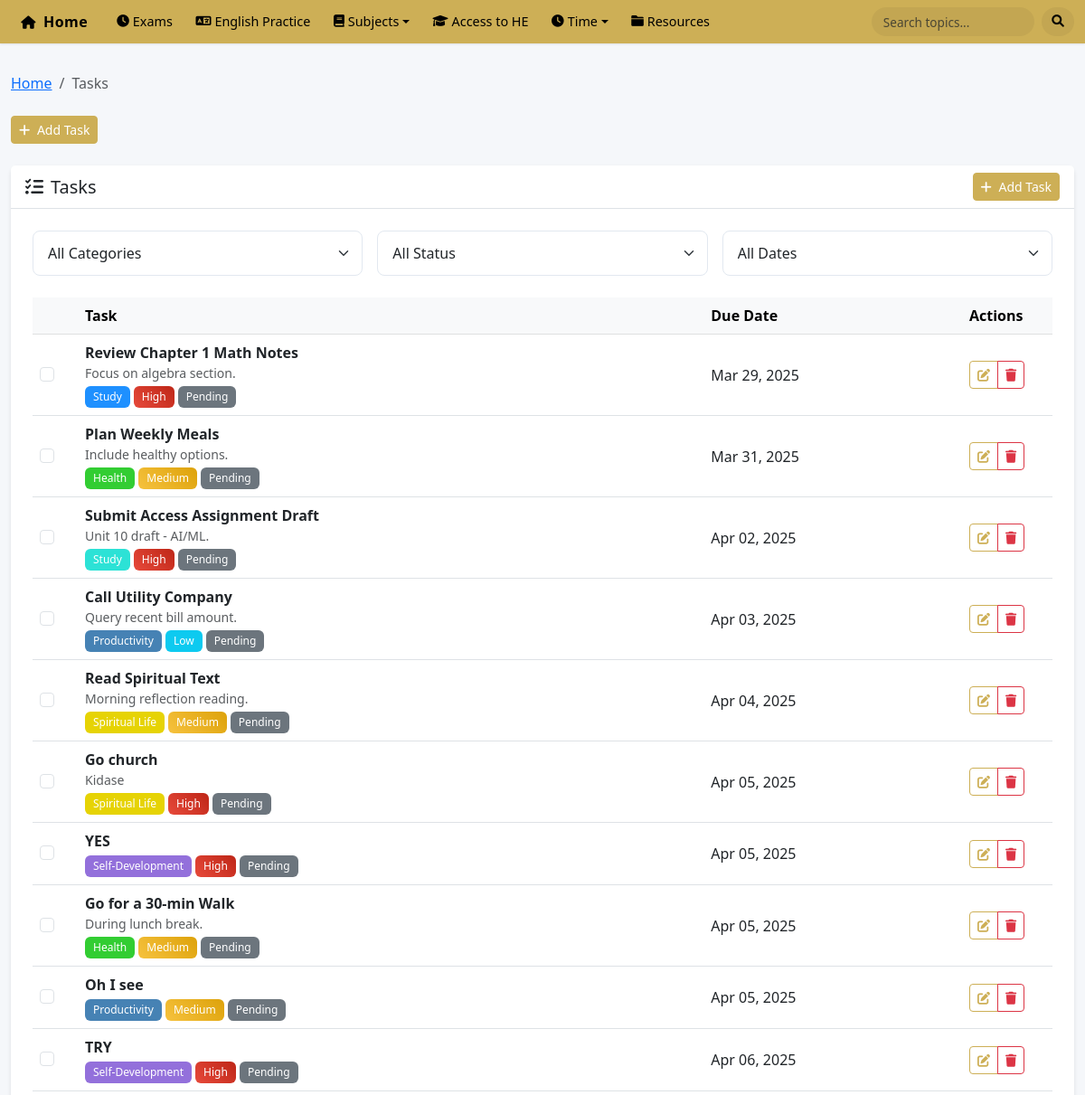
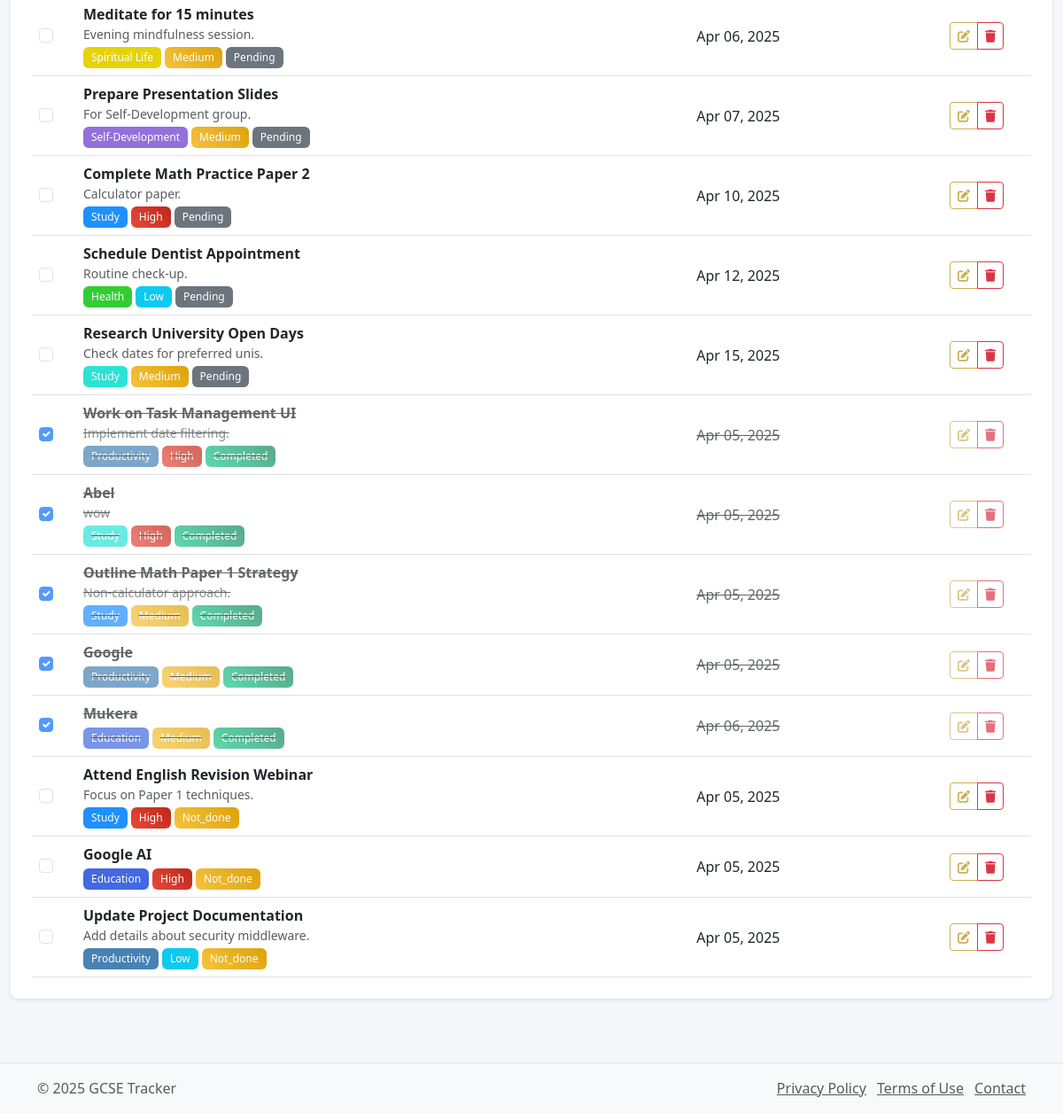
/pages/tasks.php, run on an earlier commit of the app's database (2 pictures, top to bottom).
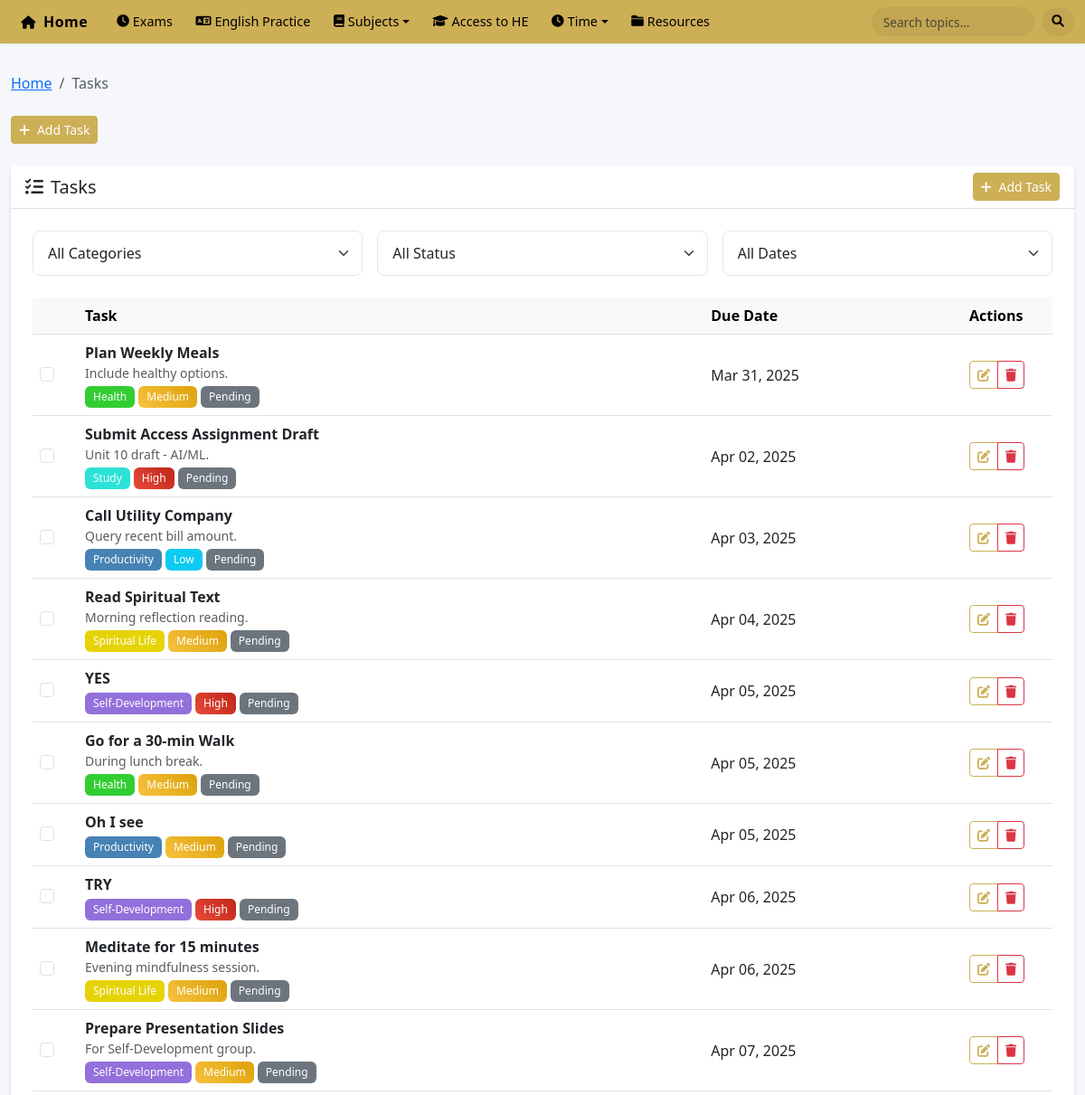
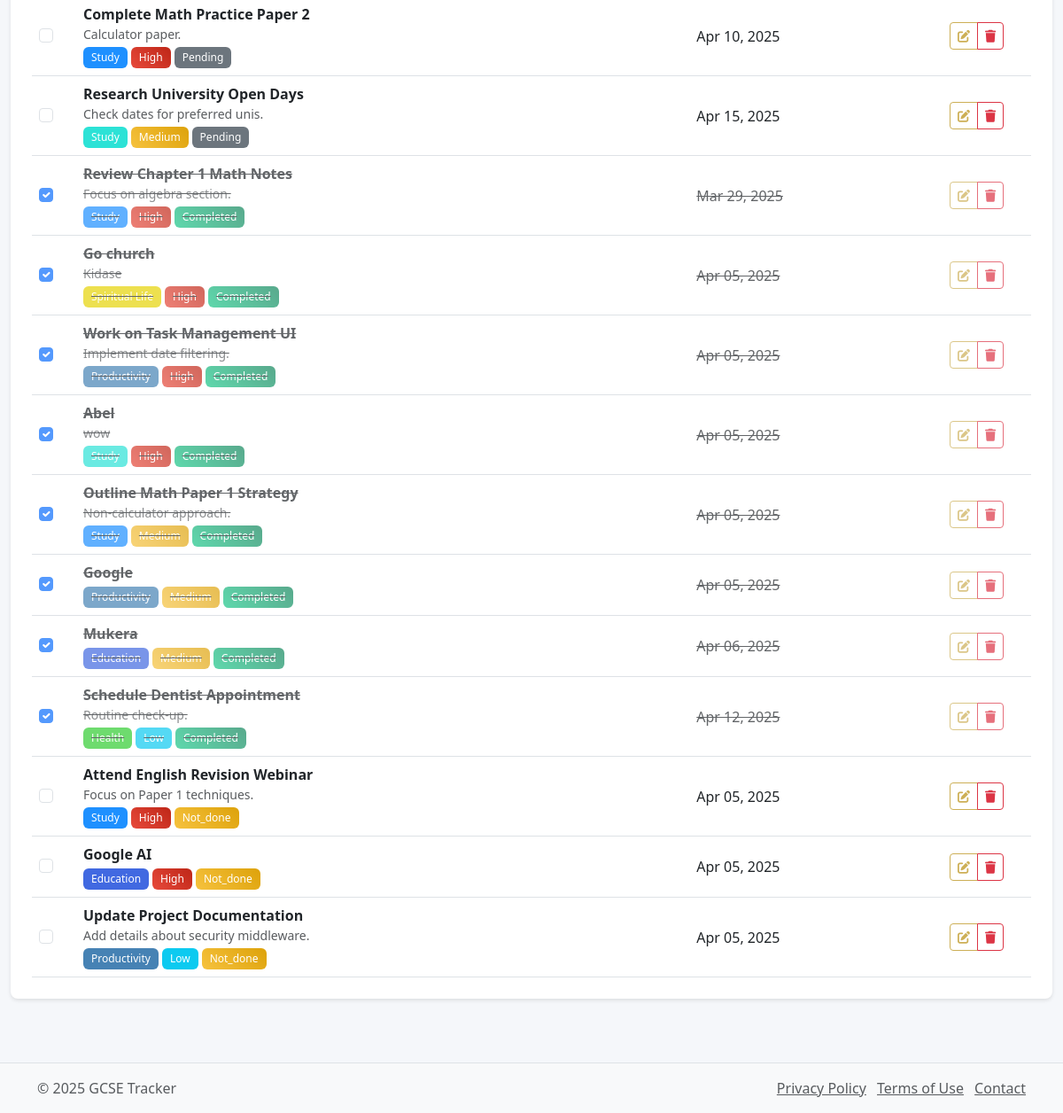
And on a later commit of the database (2 pictures, top to bottom).
### tables this page shows
CREATE TABLE `tasks` (
  `id` int(11) NOT NULL,
  `category_id` int(11) NOT NULL,
  `parent_task_id` int(11) DEFAULT NULL COMMENT 'For subtasks - references parent task',
  `title` varchar(255) NOT NULL,
  `description` text DEFAULT NULL,
  `task_type` enum('one-time','recurring') NOT NULL DEFAULT 'one-time',
  `priority` enum('low','medium','high') NOT NULL DEFAULT 'medium',
  `estimated_duration` int(11) DEFAULT 0 COMMENT 'Estimated duration in minutes',
  `due_date` date DEFAULT NULL,
  `due_time` time DEFAULT NULL,
  `status` enum('pending','in_progress','completed','not_done','snoozed') DEFAULT 'pending',
  `completion_percentage` decimal(5,2) DEFAULT 0.00,
  `is_active` tinyint(1) DEFAULT 1,
  `created_at` timestamp NOT NULL DEFAULT current_timestamp(),
  `updated_at` timestamp NOT NULL DEFAULT current_timestamp() ON UPDATE current_timestamp()
);

CREATE TABLE `task_categories` (
  `id` int(11) NOT NULL,
  `name` varchar(50) NOT NULL,
  `description` text DEFAULT NULL,
  `icon` varchar(50) DEFAULT 'fas fa-tasks' COMMENT 'Font Awesome icon class name',
  `color` varchar(7) DEFAULT '#6c757d',
  `display_order` int(11) DEFAULT 0,
  `is_active` tinyint(1) DEFAULT 1,
  `created_at` timestamp NOT NULL DEFAULT current_timestamp(),
  `updated_at` timestamp NOT NULL DEFAULT current_timestamp() ON UPDATE current_timestamp()
);

### pages/tasks.php (the view, shortened to what this page needs)
<?php
$breadcrumbs = [
    'Tasks' => null
];
$page_actions = '
<button type="button" class="btn btn-primary btn-sm" data-bs-toggle="modal" data-bs-target="#addTaskModal">
    <i class="fas fa-plus me-1"></i> Add Task
</button>
';
require_once '../config/db_connect.php';
$tasks_query = "SELECT t.*, c.name as category_name, c.color as category_color
               FROM tasks t
               JOIN task_categories c ON t.category_id = c.id
               ORDER BY t.status ASC, t.due_date ASC, t.priority DESC";
$tasks_result = $conn->query($tasks_query);
include '../includes/header.php';
?>
<div id="alert-container" class="position-fixed top-0 end-0 p-3" style="z-index: 1050;"></div>
<div class="card mb-4">
    <div class="card-header bg-white">
        <div class="d-flex justify-content-between align-items-center flex-wrap gap-2">
            <h5 class="mb-0"><i class="fas fa-tasks me-2"></i>Tasks</h5>
            <button type="button" class="btn btn-primary btn-sm" data-bs-toggle="modal" data-bs-target="#addTaskModal">
                <i class="fas fa-plus me-1"></i> Add Task
            </button>
        </div>
    </div>
    <div class="card-body">
        <div class="row mb-4 g-3">
            <div class="col-md-4">
                <select class="form-select" id="categoryFilter">
                    <option value="">All Categories</option>
                </select>
            </div>
            <div class="col-md-4">
                <select class="form-select" id="statusFilter">
                    <option value="">All Status</option>
                </select>
            </div>
            <div class="col-md-4">
                <select class="form-select" id="dateFilter">
                    <option value="">All Dates</option>
                </select>
            </div>
        </div>
        <?php if ($tasks_result->num_rows > 0): ?>
            <div class="table-responsive">
                <table class="table table-hover align-middle" id="tasksTable">
                    <thead class="table-light">
                        <tr>
                            <th style="width: 50px;"></th>
                            <th>Task</th>
                            <th class="d-none d-md-table-cell">Due Date</th>
                            <th style="width: 100px;">Actions</th>
                        </tr>
                    </thead>
                    <tbody>
                        <?php
                        $tasks_result->data_seek(0);
                        while ($task = $tasks_result->fetch_assoc()):
                        ?>
                            <tr class="task-row <?php echo $task['status'] == 'completed' ? 'completed-task' : ''; ?>"
                                data-category="<?php echo $task['category_id']; ?>"
                                data-status="<?php echo $task['status']; ?>"
                                data-due-date="<?php echo $task['due_date']; ?>">
                                <td>
                                    <div class="form-check">
                                        <input class="form-check-input task-checkbox" type="checkbox" value="<?php echo $task['id']; ?>"
                                               <?php echo $task['status'] == 'completed' ? 'checked' : ''; ?>>
                                    </div>
                                </td>
                                <td>
                                    <div class="d-flex flex-column">
                                        <strong><?php echo htmlspecialchars($task['title']); ?></strong>
                                        <?php if ($task['description']): ?>
                                            <small class="text-muted"><?php echo htmlspecialchars($task['description']); ?></small>
                                        <?php endif; ?>
                                        <div class="d-flex flex-wrap gap-1 mt-1">
                                            <span class="badge" style="background-color: <?php echo htmlspecialchars($task['category_color']); ?>">
                                                <?php echo htmlspecialchars($task['category_name']); ?>
                                            </span>
                                            <span class="badge bg-<?php echo $task['priority'] == 'high' ? 'danger' : ($task['priority'] == 'medium' ? 'warning' : 'info'); ?>">
                                                <?php echo ucfirst($task['priority']); ?>
                                            </span>
                                            <span class="badge bg-<?php echo $task['status'] == 'completed' ? 'success' : ($task['status'] == 'pending' ? 'secondary' : 'warning'); ?>">
                                                <?php echo ucfirst($task['status']); ?>
                                            </span>
                                        </div>
                                    </div>
                                </td>
                                <td class="d-none d-md-table-cell">
                                    <?php echo $task['due_date'] ? date('M d, Y', strtotime($task['due_date'])) : '-'; ?>
                                </td>
                                <td>
                                    <div class="btn-group btn-group-sm">
                                        <button type="button" class="btn btn-outline-primary edit-task" data-task-id="<?php echo $task['id']; ?>">
                                            <i class="fas fa-edit"></i>
                                        </button>
                                        <button type="button" class="btn btn-outline-danger delete-task" data-task-id="<?php echo $task['id']; ?>">
                                            <i class="fas fa-trash"></i>
                                        </button>
                                    </div>
                                </td>
                            </tr>
                        <?php endwhile; ?>
                    </tbody>
                </table>
            </div>
        <?php endif; ?>
    </div>
</div>
<?php
include '../includes/footer.php';
?>

### includes/header.php (shortened to what this page needs)
<?php
$current_page = basename($_SERVER['PHP_SELF']);
?>
<!DOCTYPE html>
<html lang="en">
<head>
    <link href="https://cdn.jsdelivr.net/npm/bootstrap@5.3.0-alpha1/dist/css/bootstrap.min.css" rel="stylesheet">
    <link rel="stylesheet" href="https://cdnjs.cloudflare.com/ajax/libs/font-awesome/6.0.0/css/all.min.css">
    <link rel="stylesheet" href="/assets/css/main.css">
    <link rel="stylesheet" href="/assets/css/responsive.css">
    <link href="https://cdn.jsdelivr.net/npm/flatpickr/dist/flatpickr.min.css" rel="stylesheet">
    <link href="/assets/css/reports.css" rel="stylesheet">
    <?php
    $current_page_directory = basename(dirname($_SERVER['PHP_SELF']));
    ?>
</head>
<body>
    <div class="wrapper">
        <nav class="navbar navbar-expand-lg">
            <div class="container-fluid">
                <a class="navbar-brand" href="/index.php">
                    <i class="fas fa-home me-2"></i>Home
                </a>
                <div class="collapse navbar-collapse" id="navbarNav">
                    <ul class="navbar-nav me-auto">
                        <li class="nav-item">
                            <a href="/pages/exam_countdown.php" class="nav-link <?php echo $current_page == 'exam_countdown.php' ? 'active' : ''; ?>">
                                <i class="fas fa-clock me-1"></i> Exams
                            </a>
                        </li>
                        <li class="nav-item">
                            <a href="/pages/EnglishPractice/index.php" class="nav-link <?php echo $current_page_directory == 'EnglishPractice' ? 'active' : ''; ?>">
                                <i class="fas fa-language me-1"></i> English Practice
                            </a>
                        </li>
                        <li class="nav-item dropdown">
                            <a class="nav-link dropdown-toggle" href="#" role="button" data-bs-toggle="dropdown">
                                <i class="fas fa-book me-1"></i> Subjects
                            </a>
                        </li>
                        <li class="nav-item">
                            <a href="/pages/assignments.php" class="nav-link <?php echo $current_page == 'assignments.php' ? 'active' : ''; ?>">
                                <i class="fas fa-graduation-cap me-1"></i> Access to HE
                            </a>
                        </li>
                        <li class="nav-item dropdown">
                            <a class="nav-link dropdown-toggle" href="#" role="button" data-bs-toggle="dropdown">
                                <i class="fas fa-clock me-1"></i> Time
                            </a>
                        </li>
                        <li class="nav-item">
                            <a class="nav-link <?php echo $current_page == 'resources.php' ? 'active' : ''; ?>" href="/pages/resources.php">
                                <i class="fas fa-folder me-1"></i> Resources
                            </a>
                        </li>
                    </ul>
                    <form class="d-flex">
                        <input class="form-control me-2" type="search" placeholder="Search topics..." aria-label="Search">
                        <button class="btn btn-outline-light" type="submit"><i class="fas fa-search"></i></button>
                    </form>
                </div>
            </div>
        </nav>
        <div class="container-fluid mt-4">
            <?php if (isset($breadcrumbs)): ?>
            <nav aria-label="breadcrumb">
                <ol class="breadcrumb">
                    <li class="breadcrumb-item"><a href="/index.php">Home</a></li>
                    <?php foreach ($breadcrumbs as $label => $url): ?>
                        <?php if ($url): ?>
                            <li class="breadcrumb-item"><a href="<?php echo $url; ?>"><?php echo $label; ?></a></li>
                        <?php else: ?>
                            <li class="breadcrumb-item active" aria-current="page"><?php echo $label; ?></li>
                        <?php endif; ?>
                    <?php endforeach; ?>
                </ol>
            </nav>
            <?php endif; ?>
            <?php if (isset($page_actions)): ?>
            <div class="d-flex justify-content-between align-items-center mb-4">
                <div class="page-actions">
                    <?php echo $page_actions; ?>
                </div>
            </div>
            <?php endif; ?>

### includes/footer.php (shortened to what this page needs)
</div>
        </div>
        <footer class="footer mt-5 py-3 bg-light">
            <div class="container">
                <div class="row">
                    <div class="col-md-6">
                        <p class="mb-0 text-muted">&copy; <?php echo date('Y'); ?> GCSE Tracker</p>
                    </div>
                    <div class="col-md-6 text-md-end">
                        <a href="#" class="text-muted me-2">Privacy Policy</a>
                        <a href="#" class="text-muted me-2">Terms of Use</a>
                        <a href="#" class="text-muted">Contact</a>
                    </div>
                </div>
            </div>
        </footer>
    </body>
</html>

### assets/css/main.css (style rules this page uses)
:root { --primary-color: #3498db; --secondary-color: #2ecc71; --warning-color: #f39c12; --danger-color: #e74c3c; --light-color: #f8f9fa; --dark-color: #343a40; --gray-color: #6c757d; --border-color: #dee2e6; --shadow: 0 0.125rem 0.25rem rgba(0, 0, 0, 0.075); }
body { font-family: 'Segoe UI', Tahoma, Geneva, Verdana, sans-serif; color: #333; background-color: #f5f7fa; min-height: 100vh; display: flex; flex-direction: column; }
.wrapper { flex: 1; }
.navbar { box-shadow: var(--shadow); }
.navbar-brand { font-weight: 600; letter-spacing: 0.5px; }
.card { border-radius: 0.5rem; box-shadow: var(--shadow); transition: transform 0.2s, box-shadow 0.2s; margin-bottom: 1.5rem; }
.card-header { font-weight: 600; border-bottom: 1px solid var(--border-color); }
.footer { margin-top: auto; border-top: 1px solid var(--border-color); }
.breadcrumb { background-color: transparent; padding: 0.5rem 0; }
.btn-primary { background-color: var(--primary-color); border-color: var(--primary-color); }

### assets/css/responsive.css (style rules this page uses)
@media (min-width: 1200px) { .container { max-width: 1140px; } }

### assets/css/reports.css (style rules this page uses)
.card { box-shadow: 0 2px 4px rgba(0,0,0,0.1); border: none; margin-bottom: 1.5rem; }
.card-body { padding: 1.5rem; }
.bg-success { background: linear-gradient(45deg, #1cc88a 0%, #13855c 100%) !important; }
.bg-warning { background: linear-gradient(45deg, #f6c23e 0%, #dda20a 100%) !important; }
.bg-danger { background: linear-gradient(45deg, #e74a3b 0%, #be2617 100%) !important; }
.table { margin-bottom: 0; }
.table th { border-top: none; font-weight: 600; }
.form-select, .form-control { border-radius: 0.5rem; border: 1px solid #e2e8f0; padding: 0.75rem 1rem; }

### includes/header.php (style rules this page uses)
:root { --primary-color: #cdaf56; --primary-hover: #b89a45; --text-color: #000000; }
.navbar { background-color: var(--primary-color) !important; box-shadow: 0 1px 2px rgba(0,0,0,0.1); padding: 0; min-height: 48px; }
.navbar .container-fluid { padding: 0.25rem 0.75rem; }
.navbar-brand { color: var(--text-color) !important; font-weight: 600; font-size: 1rem; padding: 0.35rem 0.7rem; border-radius: 6px; transition: background-color 0.3s; margin-right: 0.5rem; }
.navbar-brand i { font-size: 0.9rem; }
.nav-link { color: var(--text-color) !important; font-weight: 500; font-size: 0.9rem; padding: 0.35rem 0.7rem !important; margin: 0 0.1rem; border-radius: 6px; transition: all 0.2s; display: flex; align-items: center; white-space: nowrap; height: 32px; }
.nav-link i { font-size: 0.85rem; margin-right: 0.3rem; }
.form-control { border: none; background-color: rgba(0,0,0,0.05); border-radius: 16px; padding: 0.35rem 0.8rem; font-size: 0.85rem; width: 180px; transition: all 0.2s; height: 32px; }
.btn-outline-light { color: var(--text-color); border: none; background-color: rgba(0,0,0,0.05); border-radius: 16px; padding: 0.35rem 0.7rem; font-size: 0.85rem; transition: all 0.2s; height: 32px; display: flex; align-items: center; }

### pages/tasks.php (style rules this page uses)
.task-row { transition: background-color 0.2s ease; }
.completed-task { opacity: 0.7; }
.completed-task td { text-decoration: line-through; }
.badge { font-weight: 500; padding: 0.5em 0.75em; }
.btn-primary { background-color: #cdaf56; border-color: #cdaf56; }
.btn-outline-primary { color: #cdaf56; border-color: #cdaf56; }

What changed in the data, as far as the page shows it:
removed tasks: title "Review Chapter 1 Math Notes", description "Focus on algebra section.", task_categories.name "Study", priority "High", status "Pending", due_date "Mar 29, 2025"
removed tasks: title "Go church", description "Kidase", task_categories.name "Spiritual Life", priority "High", status "Pending", due_date "Apr 05, 2025"
removed tasks: title "Schedule Dentist Appointment", description "Routine check-up.", task_categories.name "Health", priority "Low", status "Pending", due_date "Apr 12, 2025"
added tasks: status "☑", title "Review Chapter 1 Math Notes", description "Focus on algebra section.", task_categories.name "Study", priority "High", status "Completed", due_date "Mar 29, 2025"
added tasks: status "☑", title "Go church", description "Kidase", task_categories.name "Spiritual Life", priority "High", status "Completed", due_date "Apr 05, 2025"
added tasks: status "☑", title "Schedule Dentist Appointment", description "Routine check-up.", task_categories.name "Health", priority "Low", status "Completed", due_date "Apr 12, 2025"
